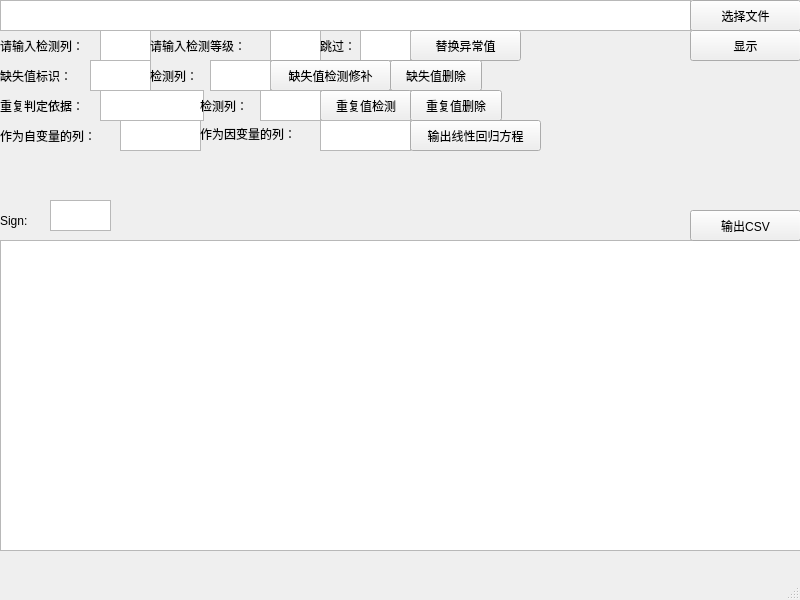
<?xml version="1.0" encoding="UTF-8"?>
<ui version="4.0">
 <class>Data_process</class>
 <widget class="QMainWindow" name="Data_process">
  <property name="geometry">
   <rect>
    <x>0</x>
    <y>0</y>
    <width>800</width>
    <height>600</height>
   </rect>
  </property>
  <property name="windowTitle">
   <string>Data_process</string>
  </property>
  <widget class="QWidget" name="centralwidget">
   <widget class="QTextEdit" name="Output">
    <property name="geometry">
     <rect>
      <x>0</x>
      <y>240</y>
      <width>801</width>
      <height>311</height>
     </rect>
    </property>
   </widget>
   <widget class="QPlainTextEdit" name="csv_path">
    <property name="geometry">
     <rect>
      <x>0</x>
      <y>0</y>
      <width>691</width>
      <height>31</height>
     </rect>
    </property>
   </widget>
   <widget class="QPushButton" name="csv_choose">
    <property name="geometry">
     <rect>
      <x>690</x>
      <y>0</y>
      <width>111</width>
      <height>31</height>
     </rect>
    </property>
    <property name="text">
     <string>选择文件</string>
    </property>
   </widget>
   <widget class="QPushButton" name="Replace_outliers">
    <property name="geometry">
     <rect>
      <x>410</x>
      <y>30</y>
      <width>111</width>
      <height>31</height>
     </rect>
    </property>
    <property name="text">
     <string>替换异常值</string>
    </property>
   </widget>
   <widget class="QLabel" name="label">
    <property name="geometry">
     <rect>
      <x>0</x>
      <y>30</y>
      <width>101</width>
      <height>31</height>
     </rect>
    </property>
    <property name="text">
     <string>请输入检测列：</string>
    </property>
   </widget>
   <widget class="QPlainTextEdit" name="Checkcol">
    <property name="geometry">
     <rect>
      <x>100</x>
      <y>30</y>
      <width>51</width>
      <height>31</height>
     </rect>
    </property>
   </widget>
   <widget class="QLabel" name="label_2">
    <property name="geometry">
     <rect>
      <x>150</x>
      <y>30</y>
      <width>111</width>
      <height>31</height>
     </rect>
    </property>
    <property name="text">
     <string>请输入检测等级：</string>
    </property>
   </widget>
   <widget class="QPlainTextEdit" name="Checkl">
    <property name="geometry">
     <rect>
      <x>270</x>
      <y>30</y>
      <width>51</width>
      <height>31</height>
     </rect>
    </property>
   </widget>
   <widget class="QPushButton" name="ShowFin">
    <property name="geometry">
     <rect>
      <x>690</x>
      <y>30</y>
      <width>111</width>
      <height>31</height>
     </rect>
    </property>
    <property name="text">
     <string>显示</string>
    </property>
   </widget>
   <widget class="QLabel" name="label_3">
    <property name="geometry">
     <rect>
      <x>320</x>
      <y>30</y>
      <width>41</width>
      <height>31</height>
     </rect>
    </property>
    <property name="text">
     <string>跳过：</string>
    </property>
   </widget>
   <widget class="QPlainTextEdit" name="jmpRow">
    <property name="geometry">
     <rect>
      <x>360</x>
      <y>30</y>
      <width>51</width>
      <height>31</height>
     </rect>
    </property>
   </widget>
   <widget class="QLabel" name="label_4">
    <property name="geometry">
     <rect>
      <x>0</x>
      <y>60</y>
      <width>91</width>
      <height>31</height>
     </rect>
    </property>
    <property name="text">
     <string>缺失值标识：</string>
    </property>
   </widget>
   <widget class="QPlainTextEdit" name="Missing">
    <property name="geometry">
     <rect>
      <x>90</x>
      <y>60</y>
      <width>61</width>
      <height>31</height>
     </rect>
    </property>
   </widget>
   <widget class="QPushButton" name="Check_Fix_Miss">
    <property name="geometry">
     <rect>
      <x>270</x>
      <y>60</y>
      <width>121</width>
      <height>31</height>
     </rect>
    </property>
    <property name="text">
     <string>缺失值检测修补</string>
    </property>
   </widget>
   <widget class="QPushButton" name="Delete_Miss">
    <property name="geometry">
     <rect>
      <x>390</x>
      <y>60</y>
      <width>92</width>
      <height>31</height>
     </rect>
    </property>
    <property name="text">
     <string>缺失值删除</string>
    </property>
   </widget>
   <widget class="QLabel" name="label_5">
    <property name="geometry">
     <rect>
      <x>0</x>
      <y>90</y>
      <width>101</width>
      <height>31</height>
     </rect>
    </property>
    <property name="text">
     <string>重复判定依据：</string>
    </property>
   </widget>
   <widget class="QPlainTextEdit" name="Duplicate">
    <property name="geometry">
     <rect>
      <x>100</x>
      <y>90</y>
      <width>104</width>
      <height>31</height>
     </rect>
    </property>
    <property name="plainText">
     <string/>
    </property>
   </widget>
   <widget class="QPushButton" name="Check_Duplicate">
    <property name="geometry">
     <rect>
      <x>320</x>
      <y>90</y>
      <width>92</width>
      <height>31</height>
     </rect>
    </property>
    <property name="text">
     <string>重复值检测</string>
    </property>
   </widget>
   <widget class="QPushButton" name="Delete_Duplicate">
    <property name="geometry">
     <rect>
      <x>410</x>
      <y>90</y>
      <width>92</width>
      <height>31</height>
     </rect>
    </property>
    <property name="text">
     <string>重复值删除</string>
    </property>
   </widget>
   <widget class="QLabel" name="label_6">
    <property name="geometry">
     <rect>
      <x>0</x>
      <y>210</y>
      <width>51</width>
      <height>21</height>
     </rect>
    </property>
    <property name="text">
     <string>Sign:</string>
    </property>
   </widget>
   <widget class="QPlainTextEdit" name="Sign_edit">
    <property name="geometry">
     <rect>
      <x>50</x>
      <y>200</y>
      <width>61</width>
      <height>31</height>
     </rect>
    </property>
   </widget>
   <widget class="QLabel" name="label_7">
    <property name="geometry">
     <rect>
      <x>150</x>
      <y>60</y>
      <width>61</width>
      <height>31</height>
     </rect>
    </property>
    <property name="text">
     <string>检测列：</string>
    </property>
   </widget>
   <widget class="QPlainTextEdit" name="Check_miss_col">
    <property name="geometry">
     <rect>
      <x>210</x>
      <y>60</y>
      <width>61</width>
      <height>31</height>
     </rect>
    </property>
   </widget>
   <widget class="QLabel" name="label_8">
    <property name="geometry">
     <rect>
      <x>200</x>
      <y>90</y>
      <width>61</width>
      <height>31</height>
     </rect>
    </property>
    <property name="text">
     <string>检测列：</string>
    </property>
   </widget>
   <widget class="QPlainTextEdit" name="Check_duplicate_col">
    <property name="geometry">
     <rect>
      <x>260</x>
      <y>90</y>
      <width>61</width>
      <height>31</height>
     </rect>
    </property>
   </widget>
   <widget class="QPushButton" name="csv_out">
    <property name="geometry">
     <rect>
      <x>690</x>
      <y>210</y>
      <width>111</width>
      <height>31</height>
     </rect>
    </property>
    <property name="text">
     <string>输出CSV</string>
    </property>
   </widget>
   <widget class="QLabel" name="label_9">
    <property name="geometry">
     <rect>
      <x>0</x>
      <y>120</y>
      <width>121</width>
      <height>31</height>
     </rect>
    </property>
    <property name="text">
     <string>作为自变量的列：</string>
    </property>
   </widget>
   <widget class="QPlainTextEdit" name="Independent_variable">
    <property name="geometry">
     <rect>
      <x>120</x>
      <y>120</y>
      <width>81</width>
      <height>31</height>
     </rect>
    </property>
   </widget>
   <widget class="QLabel" name="label_10">
    <property name="geometry">
     <rect>
      <x>200</x>
      <y>118</y>
      <width>121</width>
      <height>31</height>
     </rect>
    </property>
    <property name="text">
     <string>作为因变量的列：</string>
    </property>
   </widget>
   <widget class="QPlainTextEdit" name="Dependent_variable">
    <property name="geometry">
     <rect>
      <x>320</x>
      <y>120</y>
      <width>91</width>
      <height>31</height>
     </rect>
    </property>
   </widget>
   <widget class="QPushButton" name="Regression">
    <property name="geometry">
     <rect>
      <x>410</x>
      <y>120</y>
      <width>131</width>
      <height>31</height>
     </rect>
    </property>
    <property name="text">
     <string>输出线性回归方程</string>
    </property>
   </widget>
  </widget>
  <widget class="QMenuBar" name="menubar">
   <property name="geometry">
    <rect>
     <x>0</x>
     <y>0</y>
     <width>800</width>
     <height>24</height>
    </rect>
   </property>
  </widget>
  <widget class="QStatusBar" name="statusbar"/>
 </widget>
 <resources/>
 <connections/>
</ui>
